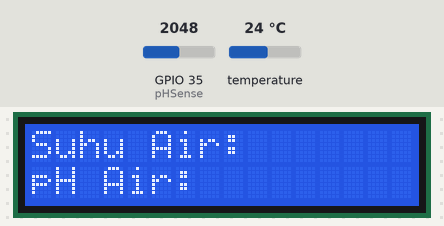
Recording of a sketch running on a simulated ESP32. On the bench: 16×2 character LCD. The inputs (shaded band) are chosen by the test bench; at power-on: GPIO 35 (pHSense) = 2048, temperature 24 °C. WiFi joins after 1.5 s; servers stay silent unless stated; uploads are accepted with an empty reply; what the sketch prints to the serial monitor is not drawn.

Above: at 2.7 s.
At 3.5 s:
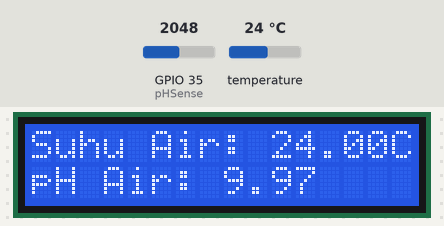

Measured:
- what the display in image 0 shows lasts 0.9 s, from 2.6 s to 3.5 s

The sketch:

watercode.ino
```cpp
#include <WiFi.h>
#include <HTTPClient.h>
#include <Wire.h>
#include <LiquidCrystal_I2C.h>
#include <OneWire.h>
#include <DallasTemperature.h>
#include <ArduinoJson.h>
#include <EEPROM.h>

const char* ssid = "your-wifi";
const char* password = "your-wifi-pass";

// URLs
String URL_SENSOR_LOG = "your-url";
const char* apiKey = "your-api-key";

int lcdColumns = 16;
int lcdRows = 2;
const int oneWireBus = 4;
int pHSense = 35;
int samples = 10;
float adc_resolution = 4095.0;

LiquidCrystal_I2C lcd(0x27, lcdColumns, lcdRows);
OneWire oneWire(oneWireBus);
DallasTemperature sensors(&oneWire);

unsigned long lastTime = 0;
unsigned long timerDelay = 60000; // 1 minute

float calibration = 0.00; // Adjust this value after calibration

void connectWiFi() {
  WiFi.mode(WIFI_OFF);
  delay(1000);
  WiFi.mode(WIFI_STA);
  WiFi.begin(ssid, password);
  Serial.println("Connecting to WiFi");
  int attempts = 0;
  while (WiFi.status() != WL_CONNECTED) {
    delay(500);
    Serial.print(".");
    attempts++;
    if (attempts > 20) { // Try connect until 20 times
      Serial.println("Failed to connect to WiFi");
      return;
    }
  }
  Serial.print("connected to : "); Serial.println(ssid);
  Serial.print("IP address: "); Serial.println(WiFi.localIP());
}

void setup() {
  Serial.begin(9600);
  sensors.begin();
  lcd.init();
  lcd.backlight();
  connectWiFi();

  // Initialize LCD display
  lcd.setCursor(0, 0);
  lcd.print("Suhu Air: ");
  lcd.setCursor(0, 1);
  lcd.print("pH Air: ");
}

float ph(float voltage) {
  // Assuming pH 7 is at 2.5V and pH decreases/increases linearly with voltage
  return 7.0 + ((2.5 - voltage) * 3.5); // Adjust slope and intercept if needed. i'm using 2.5
}

void loop() {
  if (WiFi.status() != WL_CONNECTED) {
    connectWiFi();
  }

  // Read pH value
  int measurings = 0;
  for (int i = 0; i < samples; i++) {
    measurings += analogRead(pHSense);
    delay(10);
  }

  float voltage = 3.3 / adc_resolution * measurings / samples;
  float pHValue = ph(voltage) + calibration;
  Serial.print("pH= ");
  Serial.println(pHValue);

  // Read temperature value
  sensors.requestTemperatures();
  float temperatureC = sensors.getTempCByIndex(0);
  Serial.print(temperatureC);
  Serial.println("ºC");

  // Update LCD display
  lcd.setCursor(10, 0);
  lcd.print(temperatureC);
  lcd.print("C ");
  lcd.setCursor(8, 1);
  lcd.print(pHValue);
  lcd.print("  "); // Clear extra characters if necessary

  // Send sensor log data
  HTTPClient http;
  http.begin(URL_SENSOR_LOG);
  http.addHeader("Content-Type", "application/json");
  http.addHeader("x-api-key", apiKey); // Add the API key to the header

  StaticJsonDocument<200> jsonDoc;
  jsonDoc["ph"] = pHValue;
  jsonDoc["temperature"] = temperatureC;
  jsonDoc["sensorId"] = 2; // Sensor ID

  String requestBody;
  serializeJson(jsonDoc, requestBody);

  int httpResponseCode = http.POST(requestBody);
  String response = http.getString();

  Serial.println(httpResponseCode);
  Serial.println(response);

  http.end();

  delay(timerDelay); //
}
```
